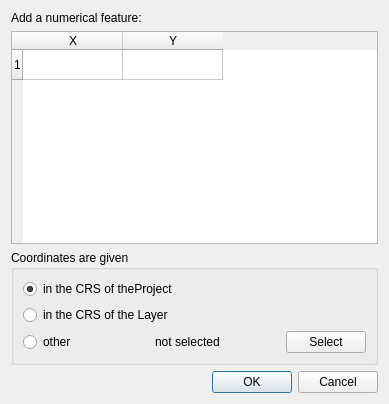
<?xml version="1.0" encoding="UTF-8"?>
<ui version="4.0">
 <class>Nd_AddFeature</class>
 <widget class="QDialog" name="Nd_AddFeature">
  <property name="windowModality">
   <enum>Qt::ApplicationModal</enum>
  </property>
  <property name="geometry">
   <rect>
    <x>0</x>
    <y>0</y>
    <width>389</width>
    <height>404</height>
   </rect>
  </property>
  <property name="windowTitle">
   <string>Add numerical feature</string>
  </property>
  <layout class="QGridLayout" name="gridLayout">
   <item row="0" column="0">
    <widget class="QLabel" name="lblNumericalFeature">
     <property name="text">
      <string>Add a numerical feature:</string>
     </property>
    </widget>
   </item>
   <item row="1" column="0">
    <widget class="QTableWidget" name="twPoints">
     <row>
      <property name="text">
       <string>1</string>
      </property>
     </row>
     <column>
      <property name="text">
       <string>X</string>
      </property>
     </column>
     <column>
      <property name="text">
       <string>Y</string>
      </property>
     </column>
    </widget>
   </item>
   <item row="2" column="0">
    <widget class="QGroupBox" name="groupBox">
     <property name="title">
      <string>Coordinates are given</string>
     </property>
     <layout class="QFormLayout" name="formLayout_2">
      <property name="fieldGrowthPolicy">
       <enum>QFormLayout::AllNonFixedFieldsGrow</enum>
      </property>
      <item row="0" column="0">
       <widget class="QRadioButton" name="rb_ProjectCrs">
        <property name="text">
         <string>in the CRS of theProject</string>
        </property>
        <property name="checked">
         <bool>true</bool>
        </property>
       </widget>
      </item>
      <item row="1" column="0">
       <widget class="QRadioButton" name="rb_LayerCrs">
        <property name="text">
         <string>in the CRS of the Layer</string>
        </property>
       </widget>
      </item>
      <item row="2" column="0" colspan="2">
       <layout class="QHBoxLayout" name="horizontalLayout">
        <property name="spacing">
         <number>10</number>
        </property>
        <property name="rightMargin">
         <number>0</number>
        </property>
        <property name="bottomMargin">
         <number>0</number>
        </property>
        <item>
         <widget class="QRadioButton" name="rb_OtherCrs">
          <property name="sizePolicy">
           <sizepolicy hsizetype="Minimum" vsizetype="Fixed">
            <horstretch>0</horstretch>
            <verstretch>0</verstretch>
           </sizepolicy>
          </property>
          <property name="text">
           <string>other</string>
          </property>
         </widget>
        </item>
        <item>
         <widget class="QLabel" name="l_OtherCrsName">
          <property name="text">
           <string>not selected</string>
          </property>
         </widget>
        </item>
        <item>
         <widget class="QPushButton" name="pb_ChooseCrs">
          <property name="sizePolicy">
           <sizepolicy hsizetype="Fixed" vsizetype="Fixed">
            <horstretch>0</horstretch>
            <verstretch>0</verstretch>
           </sizepolicy>
          </property>
          <property name="text">
           <string>Select</string>
          </property>
         </widget>
        </item>
       </layout>
      </item>
     </layout>
    </widget>
   </item>
   <item row="3" column="0">
    <widget class="QDialogButtonBox" name="buttonBox">
     <property name="orientation">
      <enum>Qt::Horizontal</enum>
     </property>
     <property name="standardButtons">
      <set>QDialogButtonBox::Cancel|QDialogButtonBox::Ok</set>
     </property>
    </widget>
   </item>
  </layout>
 </widget>
 <resources/>
 <connections>
  <connection>
   <sender>buttonBox</sender>
   <signal>accepted()</signal>
   <receiver>Nd_AddFeature</receiver>
   <slot>accept()</slot>
   <hints>
    <hint type="sourcelabel">
     <x>248</x>
     <y>254</y>
    </hint>
    <hint type="destinationlabel">
     <x>157</x>
     <y>274</y>
    </hint>
   </hints>
  </connection>
  <connection>
   <sender>buttonBox</sender>
   <signal>rejected()</signal>
   <receiver>Nd_AddFeature</receiver>
   <slot>reject()</slot>
   <hints>
    <hint type="sourcelabel">
     <x>316</x>
     <y>260</y>
    </hint>
    <hint type="destinationlabel">
     <x>286</x>
     <y>274</y>
    </hint>
   </hints>
  </connection>
 </connections>
</ui>
